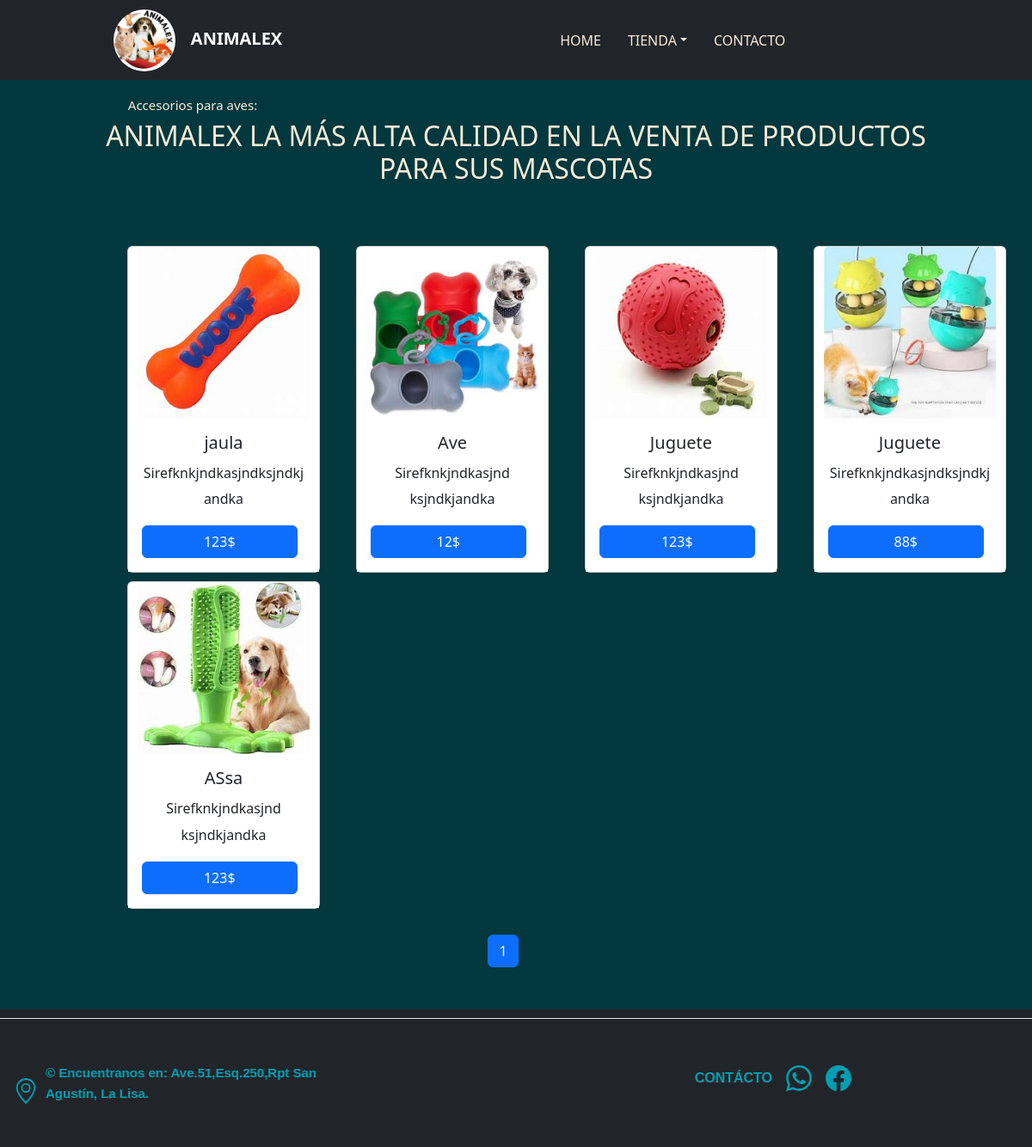
The page /AccesoriosAves/ on the database its author committed.
### PetShopApp/models.py (models this page shows, shortened)
class ProductosAves(models.Model):
    nombreProducto = models.CharField(max_length=30)
    descripcion = models.CharField(max_length=100,blank=True)
    precio = models.CharField(max_length=10)
    imagen = models.ImageField(upload_to='Fotos')
    class Meta:
        verbose_name = 'ProductosAves'

### PetShop/views.py (the view)
# urls.py: path('AccesoriosAves/',views.Aves, name='Aves'),
def Aves (request):
    listado_post =ProductosAves.objects.all()
    paginator = Paginator(listado_post, 15) # muestra cantidad de card por paginas
    pagina = request.GET.get('page') or 1
    post = paginator.get_page(pagina)
    paginaActual = int(pagina)
    paginas = range(1, post.paginator.num_pages + 1)
    return render(request, 'tienda-Aves.html', {"posts": post, "paginas": paginas, "paginaActual": paginaActual})

### PetShopApp/templates/tienda-Aves.html (shortened to what this page needs)
{% extends 'base.html' %}
{% load static %}
{% block content %}
<body style="background-color: #03383e;">
      <div class="grid_12" style="width: 80%; margin: auto;margin-top: 20px;" >
        <h4 style="text-align: left;color: antiquewhite;font-size: 15px;font-weight: lighter;margin-left: 3%;">Accesorios para aves: </h4>
        <h2 style="text-align: center; color: antiquewhite;" >ANIMALEX <span> LA MÁS ALTA CALIDAD EN LA VENTA DE PRODUCTOS PARA SUS MASCOTAS</span></h2>
      </div>
      <div class="section-PG" >
          {% for post in posts %}
                <div class="card" style="width: 14rem;background-color:white;">
                    <img class="card-img-top" src="{{ post.imagen.url }}" alt="Card image cap" style="width:90%; height:90%;object-fit:cover;margin:auto;">
                    <div class="card-body">
                      <h5 class="card-title">{{ post.nombreProducto }}</h5>
                      <p class="card-text">{{ post.descripcion }}
                      </p>
                      <a href="#" class="btn btn-primary" style="width: 95%;margin:auto;">{{ post.precio }}$</a>
                    </div>
                  </div>
          {% endfor %}
    </div>
    <nav aria-label="Standard pagination example" style=" width: 80%;margin: auto;margin-top: 60px;position: relative;right:15px ;">
        <ul class="pagination" style="margin: auto;justify-content: center;">
            {% for pagina in paginas %}
              <li class="page-item {% if paginaActual == pagina %} active {% endif %}"><a class="page-link" href="?page={{pagina}}">{{pagina}}</a></li>
            {% endfor %}
        </ul>
      </nav>
</body>
{% endblock %}

### PetShopApp/static/css/navbar.css (style rules this page uses)
body { padding-bottom: 20px; }

### PetShopApp/static/css/carousel.css (style rules this page uses)
body { padding-top: 3rem; padding-bottom: 3rem; color: #5a5a5a; }

### PetShopApp/static/css/tooplate-infinite-loop.css (style rules this page uses)
body { font-family: "Raleway", sans-serif; font-size: 1.2em; color: #707070; margin: 0; padding: 0; overflow-x: hidden; }
a { transition: all 0.3s ease; color: #38B; }
.btn { padding: 8px 32px; }
::placeholder { color: white; opacity: 1; }
p { line-height: 1.9; }

### rows shown on the page
ProductosAves: imagen (picture), nombreProducto "jaula", descripcion "Sirefknkjndkasjndksjndkjandka", precio "123"
ProductosAves: imagen (picture), nombreProducto "Ave", descripcion "Sirefknkjndkasjnd ksjndkjandka", precio "12"
ProductosAves: imagen (picture), nombreProducto "Juguete", descripcion "Sirefknkjndkasjnd ksjndkjandka", precio "123"
ProductosAves: imagen (picture), nombreProducto "Juguete", descripcion "Sirefknkjndkasjndksjndkjandka", precio "88"
ProductosAves: imagen (picture), nombreProducto "ASsa", descripcion "Sirefknkjndkasjnd ksjndkjandka", precio "123"

### other values the page prints
{{ pagina }} "1"
